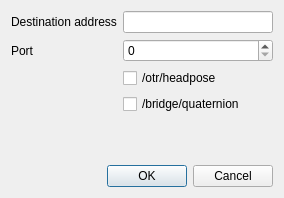
<?xml version="1.0" encoding="UTF-8"?>
<ui version="4.0">
 <class>OSC_Dialog</class>
 <widget class="QWidget" name="OSC_Dialog">
  <property name="windowModality">
   <enum>Qt::NonModal</enum>
  </property>
  <property name="geometry">
   <rect>
    <x>0</x>
    <y>0</y>
    <width>284</width>
    <height>198</height>
   </rect>
  </property>
  <property name="sizePolicy">
   <sizepolicy hsizetype="Maximum" vsizetype="Maximum">
    <horstretch>0</horstretch>
    <verstretch>0</verstretch>
   </sizepolicy>
  </property>
  <property name="minimumSize">
   <size>
    <width>284</width>
    <height>102</height>
   </size>
  </property>
  <property name="windowTitle">
   <string>OSC protocol settings</string>
  </property>
  <property name="windowIcon">
   <iconset resource="osc-res.qrc">
    <normaloff>:/images/osc-icon.png</normaloff>:/images/osc-icon.png</iconset>
  </property>
  <property name="layoutDirection">
   <enum>Qt::LeftToRight</enum>
  </property>
  <property name="autoFillBackground">
   <bool>false</bool>
  </property>
  <layout class="QVBoxLayout" name="verticalLayout">
   <item>
    <layout class="QFormLayout" name="formLayout_2">
     <item row="0" column="0">
      <widget class="QLabel" name="label">
       <property name="text">
        <string>Destination address</string>
       </property>
      </widget>
     </item>
     <item row="0" column="1">
      <widget class="QLineEdit" name="address">
       <property name="sizePolicy">
        <sizepolicy hsizetype="Expanding" vsizetype="Maximum">
         <horstretch>0</horstretch>
         <verstretch>0</verstretch>
        </sizepolicy>
       </property>
       <property name="text">
        <string/>
       </property>
       <property name="maxLength">
        <number>256</number>
       </property>
      </widget>
     </item>
     <item row="1" column="0">
      <widget class="QLabel" name="label_2">
       <property name="text">
        <string>Port</string>
       </property>
      </widget>
     </item>
     <item row="1" column="1">
      <widget class="QSpinBox" name="port">
       <property name="sizePolicy">
        <sizepolicy hsizetype="Minimum" vsizetype="Maximum">
         <horstretch>0</horstretch>
         <verstretch>0</verstretch>
        </sizepolicy>
       </property>
       <property name="maximum">
        <number>65535</number>
       </property>
      </widget>
     </item>
     <item row="2" column="0">
      <widget class="QLabel" name="opentrackHeadposeLabel">
       <property name="text">
        <string/>
       </property>
      </widget>
     </item>
     <item row="2" column="1">
      <widget class="QCheckBox" name="headpose">
       <property name="toolTip">
        <string>Sends x,y,z,yaw,pitch,roll</string>
       </property>
       <property name="text">
        <string>/otr/headpose</string>
       </property>
      </widget>
     </item>
     <item row="3" column="0">
      <widget class="QLabel" name="bridgeQuaternionLabel">
       <property name="text">
        <string/>
       </property>
      </widget>
     </item>
     <item row="3" column="1">
      <widget class="QCheckBox" name="quaternion">
       <property name="toolTip">
        <string>&lt;html&gt;&lt;head/&gt;&lt;body&gt;&lt;p&gt;Sends a quaternion derived from pitch, yaw and roll (default)&lt;/p&gt;&lt;/body&gt;&lt;/html&gt;</string>
       </property>
       <property name="text">
        <string>/bridge/quaternion</string>
       </property>
      </widget>
     </item>
    </layout>
   </item>
   <item>
    <widget class="QDialogButtonBox" name="buttonBox">
     <property name="sizePolicy">
      <sizepolicy hsizetype="Minimum" vsizetype="Maximum">
       <horstretch>0</horstretch>
       <verstretch>0</verstretch>
      </sizepolicy>
     </property>
     <property name="standardButtons">
      <set>QDialogButtonBox::Cancel|QDialogButtonBox::Ok</set>
     </property>
    </widget>
   </item>
  </layout>
 </widget>
 <resources>
  <include location="../gui/opentrack-res.qrc"/>
  <include location="osc-res.qrc"/>
 </resources>
 <connections/>
 <designerdata>
  <property name="gridDeltaX">
   <number>5</number>
  </property>
  <property name="gridDeltaY">
   <number>5</number>
  </property>
  <property name="gridSnapX">
   <bool>true</bool>
  </property>
  <property name="gridSnapY">
   <bool>true</bool>
  </property>
  <property name="gridVisible">
   <bool>false</bool>
  </property>
 </designerdata>
 <slots>
  <slot>startEngineClicked()</slot>
  <slot>stopEngineClicked()</slot>
  <slot>cameraSettingsClicked()</slot>
 </slots>
</ui>
